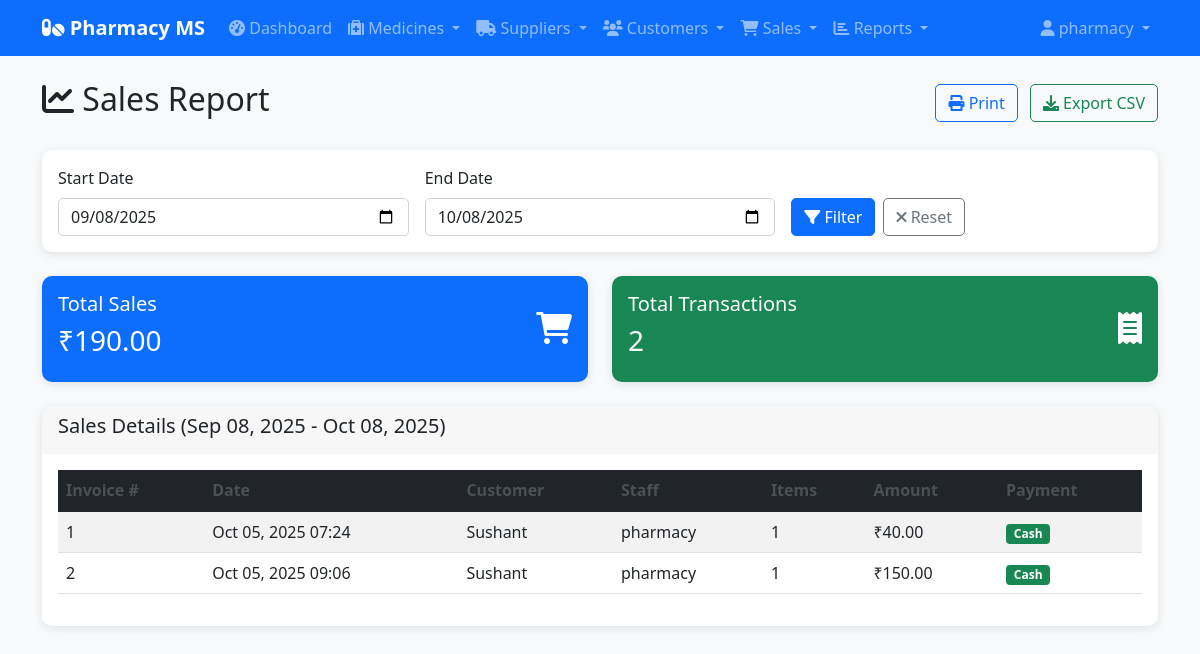
The app's page /reports/sales/ (signed in) with its own data.
### sales/models.py (models this page shows, shortened)
class Sale(models.Model):
    customer = models.ForeignKey(Customer, on_delete=models.CASCADE, null=True, blank=True)
    staff = models.ForeignKey(User, on_delete=models.CASCADE)
    total_amount = models.DecimalField(max_digits=10, decimal_places=2)
    discount = models.DecimalField(max_digits=10, decimal_places=2, default=0)
    tax = models.DecimalField(max_digits=10, decimal_places=2, default=0)
    final_amount = models.DecimalField(max_digits=10, decimal_places=2)
    payment_method = models.CharField(max_length=20, choices=[
        ('cash', 'Cash'),
        ('card', 'Card'),
        ('upi', 'UPI'),
        ('other', 'Other')
    ], default='cash')
    created_at = models.DateTimeField(auto_now_add=True)
    updated_at = models.DateTimeField(auto_now=True)

### accounts/models.py (models this page shows, shortened)
class Customer(models.Model):
    user = models.OneToOneField(User, on_delete=models.CASCADE, null=True, blank=True)
    name = models.CharField(max_length=100)
    contact_no = models.CharField(max_length=20)
    email = models.EmailField(blank=True)
    address = models.TextField(blank=True)
    date_of_birth = models.DateField(null=True, blank=True)
    medical_history = models.TextField(blank=True)
    created_at = models.DateTimeField(auto_now_add=True)

### reports/views.py (the view)
# urls.py: path('sales/', views.sales_report, name='sales_report'),
@login_required
def sales_report(request):
    if request.user.profile.role == 'customer':
        from django.shortcuts import redirect
        return redirect('medicines:medicine_list')
    start_date = request.GET.get('start_date')
    end_date = request.GET.get('end_date')
    if not start_date:
        start_date = timezone.now().date() - timedelta(days=30)
    else:
        start_date = timezone.datetime.strptime(start_date, '%Y-%m-%d').date()
    if not end_date:
        end_date = timezone.now().date()
    else:
        end_date = timezone.datetime.strptime(end_date, '%Y-%m-%d').date()
    sales = Sale.objects.filter(
        created_at__date__gte=start_date,
        created_at__date__lte=end_date
    ).select_related('customer', 'staff')
    total_sales = sales.aggregate(total=Sum('final_amount'))['total'] or 0
    total_transactions = sales.count()
    context = {
        'sales': sales,
        'start_date': start_date,
        'end_date': end_date,
        'total_sales': total_sales,
        'total_transactions': total_transactions,
    }
    return render(request, 'reports/sales_report.html', context)

### templates/reports/sales_report.html (shortened to what this page needs)
{% extends 'base.html' %}
{% block content %}
<div class="row mb-4">
    <div class="col-12 d-flex justify-content-between align-items-center">
        <h2><i class="fas fa-chart-line"></i> Sales Report</h2>
        <div>
            <button onclick="window.print()" class="btn btn-outline-primary me-2">
                <i class="fas fa-print"></i> Print
            </button>
            <a href="{% url 'reports:export_report' 'sales' %}" class="btn btn-outline-success">
                <i class="fas fa-download"></i> Export CSV
            </a>
        </div>
    </div>
</div>
<div class="row mb-4">
    <div class="col-12">
        <div class="card">
            <div class="card-body">
                <form method="get" class="row g-3">
                    <div class="col-md-4">
                        <label for="start_date" class="form-label">Start Date</label>
                        <input type="date" class="form-control" id="start_date" name="start_date" value="{{ start_date|date:'Y-m-d' }}">
                    </div>
                    <div class="col-md-4">
                        <label for="end_date" class="form-label">End Date</label>
                        <input type="date" class="form-control" id="end_date" name="end_date" value="{{ end_date|date:'Y-m-d' }}">
                    </div>
                    <div class="col-md-4 d-flex align-items-end">
                        <button type="submit" class="btn btn-primary me-2">
                            <i class="fas fa-filter"></i> Filter
                        </button>
                        <a href="{% url 'reports:sales_report' %}" class="btn btn-outline-secondary">
                            <i class="fas fa-times"></i> Reset
                        </a>
                    </div>
                </form>
            </div>
        </div>
    </div>
</div>
<div class="row mb-4">
    <div class="col-md-6">
        <div class="card bg-primary text-white">
            <div class="card-body">
                <div class="d-flex justify-content-between">
                    <div>
                        <h5 class="card-title">Total Sales</h5>
                        <h3>₹{{ total_sales|floatformat:2 }}</h3>
                    </div>
                    <div class="align-self-center">
                        <i class="fas fa-shopping-cart fa-2x"></i>
                    </div>
                </div>
            </div>
        </div>
    </div>
    <div class="col-md-6">
        <div class="card bg-success text-white">
            <div class="card-body">
                <div class="d-flex justify-content-between">
                    <div>
                        <h5 class="card-title">Total Transactions</h5>
                        <h3>{{ total_transactions }}</h3>
                    </div>
                    <div class="align-self-center">
                        <i class="fas fa-receipt fa-2x"></i>
                    </div>
                </div>
            </div>
        </div>
    </div>
</div>
<div class="row">
    <div class="col-12">
        <div class="card">
            <div class="card-header">
                <h5>Sales Details ({{ start_date|date:"M d, Y" }} - {{ end_date|date:"M d, Y" }})</h5>
            </div>
            <div class="card-body">
                {% if sales %}
                    <div class="table-responsive">
                        <table class="table table-striped table-hover">
                            <thead class="table-dark">
                                <tr>
                                    <th>Invoice #</th>
                                    <th>Date</th>
                                    <th>Customer</th>
                                    <th>Staff</th>
                                    <th>Items</th>
                                    <th>Amount</th>
                                    <th>Payment</th>
                                </tr>
                            </thead>
                            <tbody>
                                {% for sale in sales %}
                                    <tr>
                                        <td>{{ sale.id }}</td>
                                        <td>{{ sale.created_at|date:"M d, Y H:i" }}</td>
                                        <td>{{ sale.customer.name|default:"Walk-in" }}</td>
                                        <td>{{ sale.staff.username }}</td>
                                        <td>{{ sale.items.count }}</td>
                                        <td>₹{{ sale.final_amount|floatformat:2 }}</td>
                                        <td>
                                            <span class="badge bg-{% if sale.payment_method == 'cash' %}success{% else %}info{% endif %}">
                                                {{ sale.payment_method|title }}
                                            </span>
                                        </td>
                                    </tr>
                                {% endfor %}
                            </tbody>
                        </table>
                    </div>
                {% else %}
                    <div class="text-center py-5">
                        <i class="fas fa-chart-line fa-3x text-muted mb-3"></i>
                        <h4 class="text-muted">No sales found</h4>
                        <p class="text-muted">No sales data available for the selected date range.</p>
                    </div>
                {% endif %}
            </div>
        </div>
    </div>
</div>
{% endblock %}

### templates/base.html (shortened to what this page needs)
<!DOCTYPE html>
<html lang="en">
<head>
    <link href="https://cdn.jsdelivr.net/npm/bootstrap@5.1.3/dist/css/bootstrap.min.css" rel="stylesheet">
    <link href="https://cdnjs.cloudflare.com/ajax/libs/font-awesome/6.0.0/css/all.min.css" rel="stylesheet">
    {% load static %}
    <link rel="stylesheet" href="{% static 'css/style.css' %}">
</head>
<body>
    <nav class="navbar navbar-expand-lg navbar-dark bg-primary">
        <div class="container">
            <a class="navbar-brand" href="{% url 'reports:dashboard' %}">
                <i class="fas fa-pills"></i> Pharmacy MS
            </a>
            <div class="collapse navbar-collapse" id="navbarNav">
                <ul class="navbar-nav me-auto">
                    <li class="nav-item">
                        <a class="nav-link" href="{% url 'reports:dashboard' %}">
                            <i class="fas fa-tachometer-alt"></i> Dashboard
                        </a>
                    </li>
                    <li class="nav-item dropdown">
                        <a class="nav-link dropdown-toggle" href="#" id="medicinesDropdown" role="button" data-bs-toggle="dropdown">
                            <i class="fas fa-medkit"></i> Medicines
                        </a>
                    </li>
                    <li class="nav-item dropdown">
                        <a class="nav-link dropdown-toggle" href="#" id="suppliersDropdown" role="button" data-bs-toggle="dropdown">
                            <i class="fas fa-truck"></i> Suppliers
                        </a>
                    </li>
                    <li class="nav-item dropdown">
                        <a class="nav-link dropdown-toggle" href="#" id="customersDropdown" role="button" data-bs-toggle="dropdown">
                            <i class="fas fa-users"></i> Customers
                        </a>
                    </li>
                    <li class="nav-item dropdown">
                        <a class="nav-link dropdown-toggle" href="#" id="salesDropdown" role="button" data-bs-toggle="dropdown">
                            <i class="fas fa-shopping-cart"></i> Sales
                        </a>
                    </li>
                    <li class="nav-item dropdown">
                        <a class="nav-link dropdown-toggle" href="#" id="reportsDropdown" role="button" data-bs-toggle="dropdown">
                            <i class="fas fa-chart-bar"></i> Reports
                        </a>
                    </li>
                </ul>
                <ul class="navbar-nav">
                    <li class="nav-item dropdown">
                        <a class="nav-link dropdown-toggle" href="#" id="userDropdown" role="button" data-bs-toggle="dropdown">
                            <i class="fas fa-user"></i> {{ user.username }}
                        </a>
                    </li>
                </ul>
            </div>
        </div>
    </nav>
    <div class="container mt-4">
        {% block content %}{% endblock %}
    </div>
</body>
</html>

### static/css/style.css (style rules this page uses)
body { background-color: #f8f9fa; }
.navbar-brand { font-weight: bold; }
.card { border: none; border-radius: 10px; box-shadow: 0 2px 10px rgba(0,0,0,0.1); }
.card-header { border-radius: 10px 10px 0 0 !important; border: none; }
.btn { border-radius: 5px; }
.table th { border-top: none; font-weight: 600; color: #495057; }
.form-control, .form-select { border-radius: 5px; border: 1px solid #ced4da; }
.badge { font-size: 0.75em; }

### records on screen
Sale: id "1", created_at "Oct 05, 2025 07:24", customer.name "Sushant", staff.username "pharmacy", items.count "1", final_amount "40.00", payment_method "Cash"
Sale: id "2", created_at "Oct 05, 2025 09:06", customer.name "Sushant", staff.username "pharmacy", items.count "1", final_amount "150.00", payment_method "Cash"

### other values on screen
{{ user.username }} "pharmacy"
{{ total_sales|floatformat:2 }} "190.00"
{{ total_transactions }} "2"
{{ start_date|date:"M d, Y" }} "Sep 08, 2025"
{{ end_date|date:"M d, Y" }} "Oct 08, 2025"
